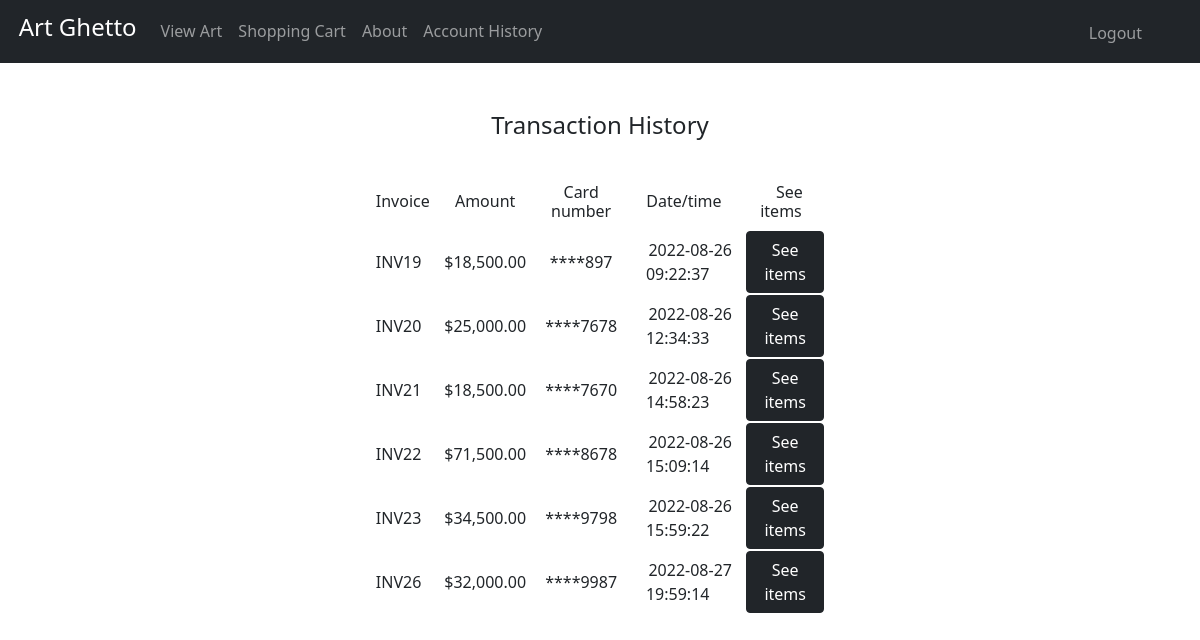
The page /transactions (signed in) on the database its author committed.
### tables this page shows
CREATE TABLE transactions(
invoice_no INTEGER PRIMARY KEY AUTOINCREMENT NOT NULL,
user_id INTEGER NOT NULL,
totalprice NUMERIC NOT NULL,
payname TEXT NOT NULL,
paynumber TEXT NOT NULL,
paynumber4 TEXT NOT NULL,
payexpiry TEXT NOT NULL,
paycvs TEXT NOT NULL,
sqltime TIMESTAMP DEFAULT CURRENT_TIMESTAMP,
FOREIGN KEY (user_id) REFERENCES users(id)
);

### app.py (the view, shortened to what this page needs)
@app.route("/transactions", methods=["GET", "POST"])
@login_required
def transactions():
    id = session["user_id"]
    if request.method == "GET":
        firstname = db.execute("SELECT firstname from users WHERE id = ?", id)
        userfirstname = firstname[0]['firstname']
        emptyinvoice = db.execute("SELECT user_id from invoices WHERE user_id = ? AND user_id NOT NULL", id)
        if len(emptyinvoice) == 0:
            return render_template("transactions.html", userfirstname=userfirstname)
        totalprice1 = db.execute("SELECT sum(totalprice) FROM invoices WHERE user_id = ?", id)
        totalprice2 = totalprice1[0]['sum(totalprice)']
        totalprice3 = '{:,.2f}'.format(totalprice2)
        trans = db.execute("SELECT * FROM transactions WHERE user_id = ?", id)
        return render_template("transactions.html", userfirstname=userfirstname, trans=trans, totalprice=totalprice3)

### app.py (called while the page is built)
@app.after_request
def after_request(response):
    response.headers["Cache-Control"] = "no-cach, no-store, must-revalidate"
    response.headers["Expires"] = 0
    response.headers["Pragma"] = "no-cache"
    return response

### helpers.py (called while the page is built)
def login_required(f):
    @wraps(f)
    def decorated_function(*args, **kwargs):
        if session.get("user_id") is None:
            return redirect("/login")
        return f(*args, **kwargs)
    return decorated_function

### templates/transactions.html (shortened to what this page needs)
{% extends "layout.html" %}
{% block main %}
<body>
    <h4 class="title">Transaction History</h4>
    <br>
    <div class="container_align">
        <table>
            <thead class="thead-dark">
                <tr  class="mb-2">
                    <th id="tinvoice"><h6>Invoice</h6></th>
                    <th id="tamount"><h6>&nbsp;&nbsp;Amount&nbsp;&nbsp;</h6></th>
                    <th id="tcard"><h6>Card number</h6></th>
                    <th id="tdate"><h6>&nbsp;&nbsp;Date/time&nbsp;&nbsp;</h6></th>
                    <th id="tdetails"><h6>&nbsp;&nbsp;See items&nbsp;&nbsp;</h6></th>
                </tr>
            </thead>
            <tbody>
                {% for i in trans %}
                    <tr  class="mb-2">
                        <td id="transinv">INV{{ i.invoice_no }}</td>
                        <td id="transtotal">&nbsp;&nbsp;&nbsp;${{ i.totalprice }}&nbsp;&nbsp;&nbsp;</td>
                        <td id="transpay">****{{ i.paynumber4 }}</td>
                        <td id="transsql">&nbsp;&nbsp;&nbsp;{{ i.sqltime }}&nbsp;&nbsp;&nbsp;</td>
                        <form action="/transactions" method="post">
                            <th><Button class="btn btn-dark" name="invoice_no" value="{{ i.invoice_no }}">See items</Button></th>
                        </form>
                    </tr>
                {% endfor %}
            </tbody>
        </table>
    </div>
</body>
{% endblock %}

### templates/layout.html (shortened to what this page needs)
<!DOCTYPE html>
<html lang="en">
    <head>
        <link href="https://cdn.jsdelivr.net/npm/bootstrap@5.1.3/dist/css/bootstrap.min.css" rel="stylesheet">
        <link href="/static/styles.css" rel="stylesheet">
    </head>
    <body>
        <nav class="navbar navbar-expand-lg navbar-dark bg-dark">
            <a class="navbar-brand" href="/"><h4>&nbsp;&nbsp; Art Ghetto</h4></a>
            <div class="collapse navbar-collapse" id="navbarSupportedContent">
                {% if session["user_id"] %}
                <ul class="navbar-nav mr-auto">
                    <li class="nav-item">
                        <a class="nav-link" href="/view">View Art</a>
                    </li>
                    <li class="nav-item">
                        <a class="nav-link" href="/shopcart">Shopping Cart</a>
                    </li>
                    <li class="nav-item active">
                        <a class="nav-link" href="/about">About</a>
                    </li>
                    <li class="nav-item active">
                        <a class="nav-link" href="/transactions">Account History</a>
                    </li>
                    <div class='navbar menu'>
                        <li class="nav-item">
                            <a class="nav-link" href="logout">Logout</a>
                        </li>
                    </div>
                    {% endif %}
                    </ul>
                </div>
            </nav>
        <main class="container-fluid py-5 text-center">
            {% block main %}{% endblock %}
        </main>
    </body>
</html>

### static/styles.css (style rules this page uses)
div.navbar.menu { position: absolute; right: 50px; top: 5px; }
.container_align { margin: auto; width: 40%; padding: 10px; }
#transtotal, #invpri { text-align: right; }
#transinv, #invproid, #invno, #invpro, #iproduct, #invproduct, #invdate { text-align: left; }
.title { text-align: center; }

### rows shown on the page
transactions: invoice_no "19", totalprice "18,500.00", paynumber4 "897", sqltime "2022-08-26 09:22:37"
transactions: invoice_no "20", totalprice "25,000.00", paynumber4 "7678", sqltime "2022-08-26 12:34:33"
transactions: invoice_no "21", totalprice "18,500.00", paynumber4 "7670", sqltime "2022-08-26 14:58:23"
transactions: invoice_no "22", totalprice "71,500.00", paynumber4 "8678", sqltime "2022-08-26 15:09:14"
transactions: invoice_no "23", totalprice "34,500.00", paynumber4 "9798", sqltime "2022-08-26 15:59:22"
transactions: invoice_no "26", totalprice "32,000.00", paynumber4 "9987", sqltime "2022-08-27 19:59:14"
